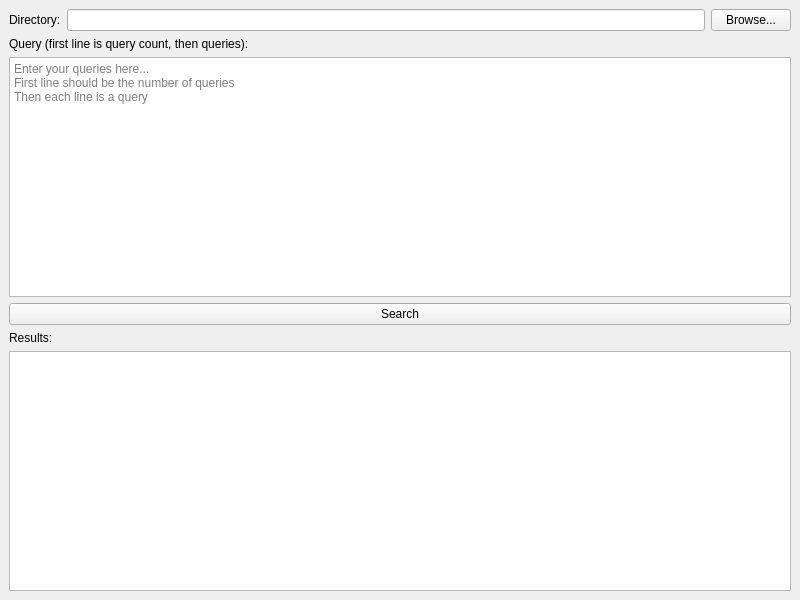
<?xml version="1.0" encoding="UTF-8"?>
<ui version="4.0">
 <class>MainWindow</class>
 <widget class="QMainWindow" name="MainWindow">
  <property name="geometry">
   <rect>
    <x>0</x>
    <y>0</y>
    <width>800</width>
    <height>600</height>
   </rect>
  </property>
  <property name="windowTitle">
   <string>Mini Search Engine</string>
  </property>
  <widget class="QWidget" name="centralwidget">
   <layout class="QVBoxLayout" name="verticalLayout">
    <item>
     <layout class="QHBoxLayout" name="horizontalLayout">
      <item>
       <widget class="QLabel" name="label">
        <property name="text">
         <string>Directory:</string>
        </property>
       </widget>
      </item>
      <item>
       <widget class="QLineEdit" name="dirLineEdit">
        <property name="readOnly">
         <bool>true</bool>
        </property>
       </widget>
      </item>
      <item>
       <widget class="QPushButton" name="dirButton">
        <property name="text">
         <string>Browse...</string>
        </property>
       </widget>
      </item>
     </layout>
    </item>
    <item>
     <widget class="QLabel" name="label_2">
      <property name="text">
       <string>Query (first line is query count, then queries):</string>
      </property>
     </widget>
    </item>
    <item>
     <widget class="QTextEdit" name="queryTextEdit">
      <property name="placeholderText">
       <string>Enter your queries here...
First line should be the number of queries
Then each line is a query</string>
      </property>
     </widget>
    </item>
    <item>
     <widget class="QPushButton" name="searchButton">
      <property name="text">
       <string>Search</string>
      </property>
     </widget>
    </item>
    <item>
     <widget class="QLabel" name="label_3">
      <property name="text">
       <string>Results:</string>
      </property>
     </widget>
    </item>
    <item>
     <widget class="QTextEdit" name="resultTextEdit">
      <property name="readOnly">
       <bool>true</bool>
      </property>
     </widget>
    </item>
   </layout>
  </widget>
 </widget>
 <resources/>
 <connections/>
</ui>
